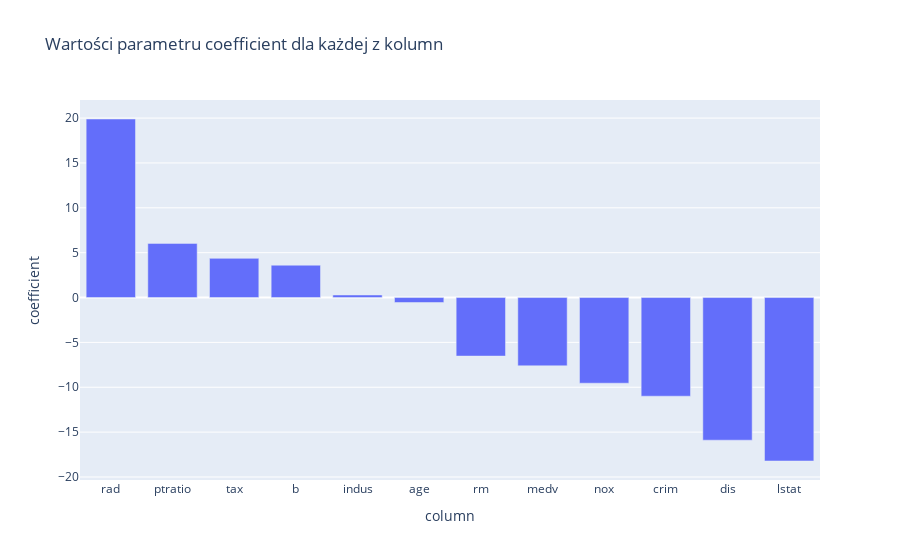

Notebook source saved alongside this figure:
### Code cell
bar = px.bar(named_coef, labels={'index' : 'column', 'value' : 'coefficient'},
             title='Wartości parametru coefficient dla każdej z kolumn')
bar.update_layout(showlegend=False)
bar.show()

### Figure 1 — Plotly figure (JSON) as saved in the notebook; plotly's stock layout.template omitted (floating-point values rounded to 4 significant figures)
{"data": [{"alignmentgroup": "True", "hovertemplate": "variable=0<br>column=%{x}<br>coefficient=%{y}<extra></extra>", "legendgroup": "0", "marker": {"color": "#636efa", "pattern": {"shape": ""}}, "name": "0", "offsetgroup": "0", "orientation": "v", "showlegend": true, "textposition": "auto", "type": "bar", "x": ["rad", "ptratio", "tax", "b", "indus", "age", "rm", "medv", "nox", "crim", "dis", "lstat"], "xaxis": "x", "y": [19.9, 6.037, 4.367, 3.606, 0.284, -0.554, -6.526, -7.609, -9.549, -10.99, -15.9, -18.22], "yaxis": "y"}], "layout": {"barmode": "relative", "legend": {"title": {"text": "variable"}, "tracegroupgap": 0}, "showlegend": false, "title": {"text": "Wartości parametru coefficient dla każdej z kolumn"}, "xaxis": {"anchor": "y", "domain": [0, 1], "title": {"text": "column"}}, "yaxis": {"anchor": "x", "domain": [0, 1], "title": {"text": "coefficient"}}}}
